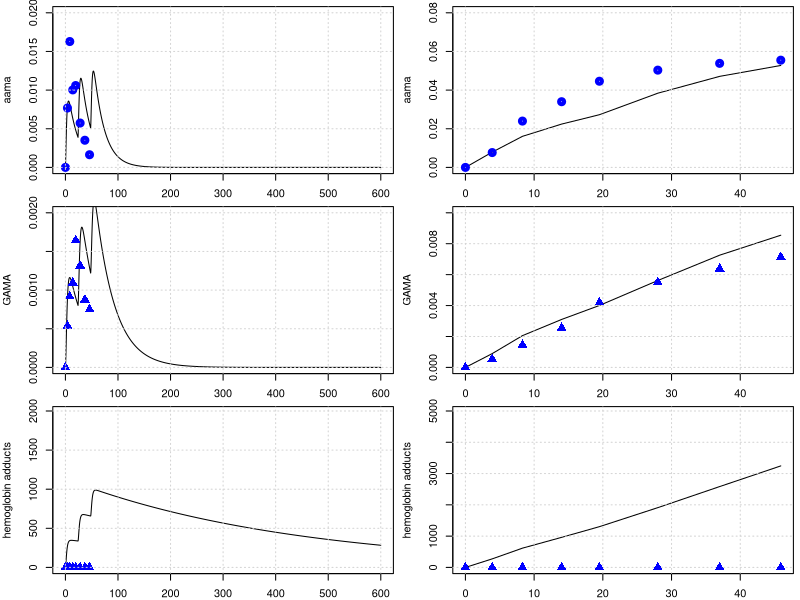
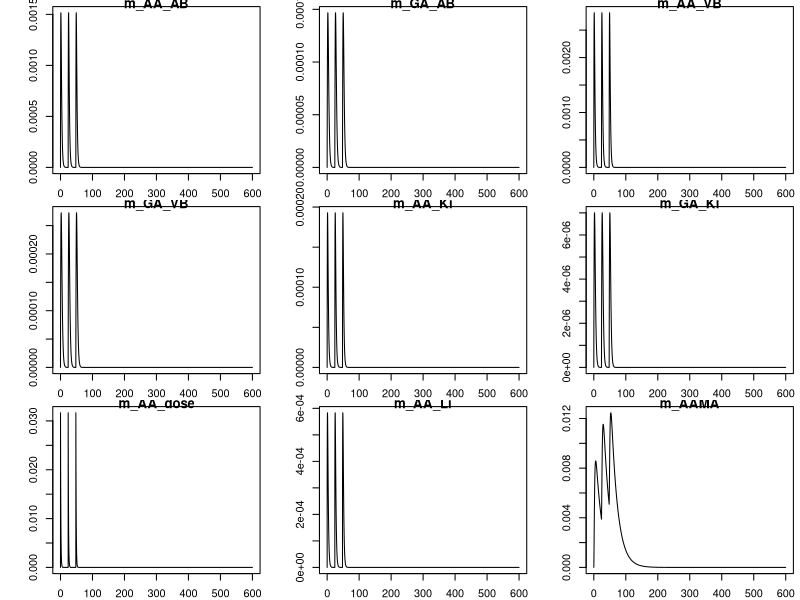
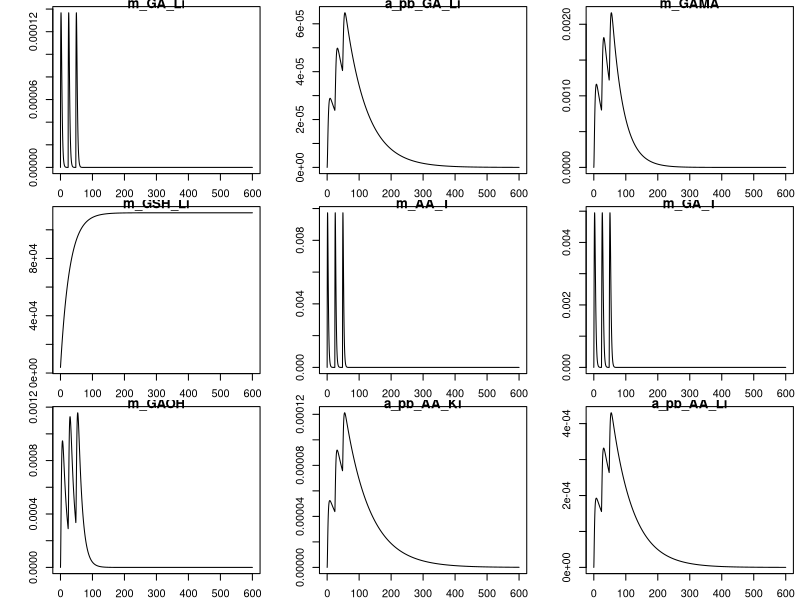
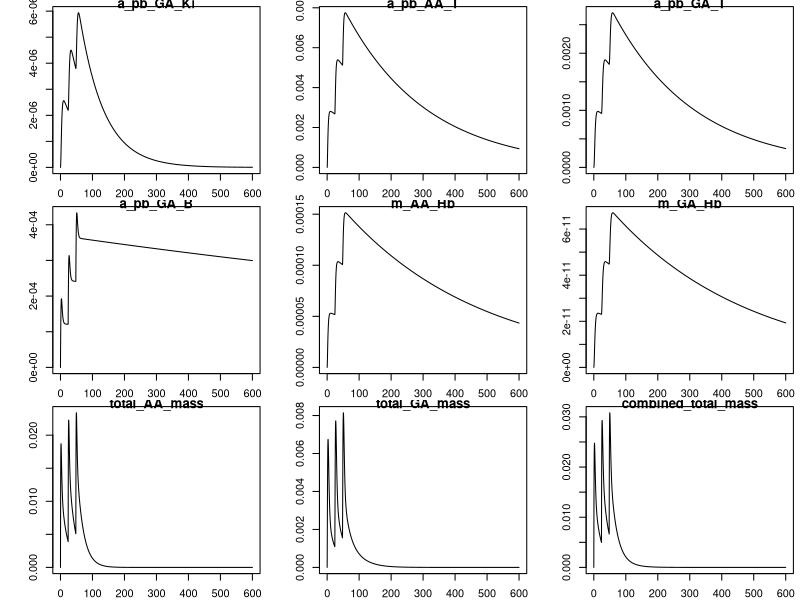
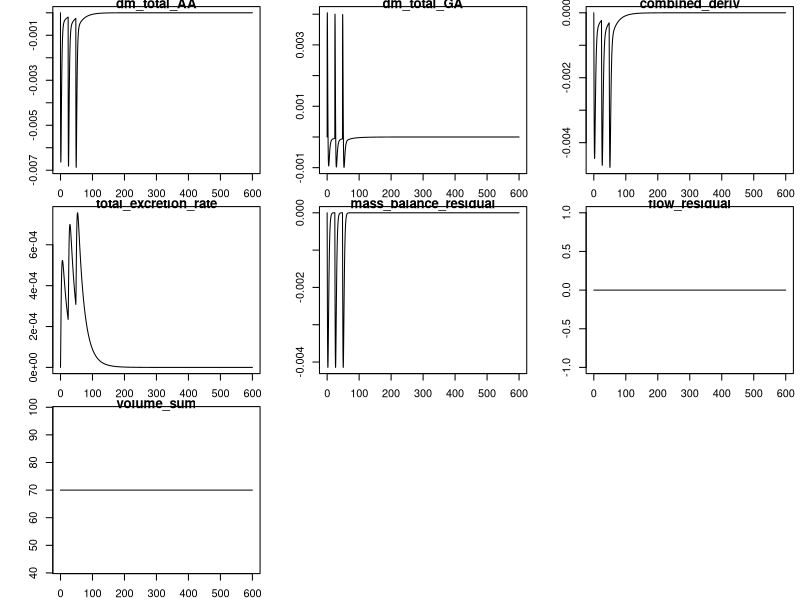

Here is the R script that generated these plots, in order:
library(deSolve)
library(minpack.lm)
graphics.off()

# body weight in kg
BW = 70 
# fractions of BW
##https://journals.sagepub.com/doi/pdf/10.1177/ANIB_32_3-4
F_B = 0.079 
F_B_AB = 0.35 #fraction: arterial blood of blood volume
F_B_VB = 0.65 #fraction: venous blood of blood volume
F_Li = 0.026
F_Ki = 0.0044
F_T = 1-(F_B+F_Li+F_Ki)
# organ volumes in L
V_AB <- BW*F_B*F_B_AB 
V_VB <- BW*F_B*F_B_VB 

V_T <- BW*F_T
V_Ki <- BW*F_Ki
V_Li <- BW*F_Li
# cardiac output in L/(kg*h)
##https://journals.sagepub.com/doi/pdf/10.1177/ANIB_32_3-4
QCC = 16        #12.5 # maybe 14 or 6.5 check?
Q_C = QCC*BW^0.75
#FQ_P = 2.5/100 Trine: We don't have a lung compartment in this model
FQ_Li = 0.255
FQ_Ki = 0.19 #total - there is also an aterial flow rate 
FQ_T = 1 -( FQ_Li + FQ_Ki) # +FQ_P) Trine: We don't have a lung compartment in this model
Q_Li <- Q_C*FQ_Li
Q_Ki <- Q_C*FQ_Ki
Q_T <- Q_C*FQ_T

MW_aa = 71   # mg/mmol
MW_ga = 87   # mg/mmol
MW_GSH = 307.32 # mg/mmol
k_0_GSH = 7   # from Sweeney paper.
MW_GSH = 307.32     # mg/mmol

# partition coefficient 
pAA_TB = .2        # Tissue::blood partition AA, Sweeney et al (2010) paper
pAA_KiB = 0.8      # Kidney::blood partition AA, Sweeney et al (2010) paper
pAA_LiB = 0.4      # liver::blood partition AA, Sweeney et al (2010) paper
# Maybe we said it earlier and these parameters are not sensitive to the model, but from which paper did you get the values of these partition coefs., 
# in the paper of Sweeney and of Li are different pAA_LiB = 0.4 and pAA_KiB = 0.8.

# reaction rate constants 
k_AAuptake = 1 #1/h

k_onAA_T = 0.028  #1/h     # we took it from Sweenney
k_onAA_B = 0.036  #1/h
k_onAA_Li = 0.71 #1/h
k_onAA_Ki = 0.13 #1/h

# from 0.23 to 0.35
k_cl_GSH = 0.035   # 1/h   #  Reed et al. 2008 'A mathematical model of glutathione metabolism'
# doi:10.1186/1742-4682-5-8

# k_onAA_GSH = 0.55 # L/(mmol h)
# check, we do not use it any more.
k_exc_AAMA = 0.049  ## ##MK Furh et al. report on Elimination half-life of AAMA as ~17.4 h, then k_exc_AAMA=0.0398 h-1#
# 'Toxicokinetics of acrylamide in humans after ingestion of a defined dose in a test meal to improve risk assessment for acrylamide carcinogenicity'
# DOI: 10.1158/1055-9965.EPI-05-0647
# 0.049 #1/h or 0.13 # this will change the shape

# Maximum velocity for enzymatic reaction 
V_max_p450 = 9 /MW_aa*BW^0.7  # mg/h  from Sweenney paper, checked!
# maximum rate of GA and AA conjugation with GSH (mg/(h BW^0.7))
Vmax_AA_GSH <- 24*BW^0.7 # from the Sweeny  fitted   mg/h

# +++++++++++++++++++++++++++++++++++++++++++++++++++++++++++++++++
# PARAMETERS FOR GA
# +++++++++++++++++++++++++++++++++++++++++++++++++++++++++++++++++
# partition coefficient
pGA_TB = 1.35 # Have been calculated from the Doerge et al 2005 paper on TK in mice
pGA_LiB = 0.63 # Have been calculated from the Doerge et al 2005 paper on TK in mice
pGA_KiB = .3

#k_onGA_GSH = 0.8 #L/(mmol h)
k_onGA_T = 0.69        #1/h
k_onGA_B = 0.108       #1/h
k_onGA_Ki = k_onAA_T/2 #1/h
k_onGA_Li = 0.115      #1/h

k_exc_GAMA = 0.027   ##MK Furh et al. report on Elimination half-life of GAMA: ~25.1 hours, then k_exc_GAMA = 0.0276 h-1##  
# 0.077 #1/h  # or 0.027 # from sweeney # 
k_exc_GAOH = 0.077     # 1/h  # from sweeney
# (removed as no longer used) k_exc_GA <- .4         # 1/h Q_Ki*0.025

# Maximum velocity for enzymatic reaction 
V_max_EH = 20 *BW^0.7  
KM_p450 = 10.0
KM_EH = 100.0
# maximum rate of GA and AA conjugation with GSH (mg/(h BW^0.7))
Vmax_GA_GSH <- 20*BW^0.7 # from the Sweeny ( Vmax_GC2 )  fitted   mg/h

KMG1 = 50  #!Km with respect to AA for GSH conjugation mg/L (from Sweeny code) 
# Trine: This should be mg. Delete the term MW_aa
# Sweeney has this parameter for rats ans 100 mg/L why did you use this number and why divived by MW??

KMGG = .1/MW_GSH        # !KM with respect to GSH for AA or GA conjugation with GSH mmol/L. Trine: should be mg/L
####and that this is 307 mg/L #This comment is wrong ignore
KMG2 = 100  #!Km with respect to GA for GSH conjugation mM. Trine: This should be mg. Delete the term MW_aa
# The same comment as for KMG1

# from the code, not from paper
KPT_Li = 0.015    # !'protein turnover rate in liver'# this is confimred in the exp. values of Sweeney
KPT_Ki = 0.013    # !'protein turnover rate in kidney'# 1/h this is 0.012 in Sweeney, I guess its not much of difference
#KPTR   = 1        # !'protein turnover rate in rpt'# this is 0.012 in Li et.al
KPTS   = 0.0039   # !'protein turnover rate in spt'# and this they have it 0.0051 Sweeney and Li 0.0012 refering to Sweeney
KPTRB  = 0.00035  # (correct by Maria)    # !'protein turnover rate in rbc'# how did we get that?
KPTPL  = 0.012    # !'protein turnover rate in plasma'# Sweeney has 0.012 for this value

kpb_Li = 0.1    #!protein binding in liver
kpbk_ki = 0.08   #!protein binding in kidney
kpbr1 = 0.08  # !protein binding in rpt
kpbs1 = 0.08   #!protein binding in spt
kpbrb1 = 0.01 # !protein binding in rbc (hemoglobin binding)
kpbpl1 = 0.01   #!protein binding in plasma 
reactratio = 2.0  #!reactivity ratio with protein, AA/GA
kpb_Li_2 = kpb_Li/reactratio    #!protein binding in liver
kpbk2 = kpbk_ki/reactratio    #!protein binding in kidney
kpbr2 = kpbr1/reactratio    #!protein binding in rpt
kpbs2 = kpbs1/reactratio    #!protein binding in spt
kpbrb2 = kpbrb1/reactratio  #!protein binding in rbc (hemoglobin binding)
kpbpl2 = kpbpl1/reactratio  #!protein binding in plasma 

K_FORM_AA_VAL = 0.01857
#  7500 * 1.6 * 10^(-10) /MW_aa    # !fmol AA-val/mg globin per mM AA-hr
# The units are given as CONSTANT   KFORMAAVAL = 7500  !fmol AA-val/mg globin per mM AA-hr
## K_FORM original = 7500 fmol/(mg globin·mM AA ·h)
# MW_AA = 71.08 mg/mmol (acrylamide)
# MW_AA–Val = 234 mg/mmol # https://www.chemicalbook.com/ChemicalProductProperty_EN_CB01305805.htm
# Analytical and Bioanalytical Chemistry (2022) 414:5805–5815
# https://doi.org/10.1007/s00216-022-04143-y
# Hb in adults (~ 150 mg/mL blood) and average blood volume is 5L
# Mglobin = Globbin poon=150 g/L×5 L=750 g hemoglobin (≈ globin) or 750,000 mg
#fmol to mol  7500 fmol = 7500 × 10⁻¹⁵ = 7.5 × 10⁻¹² mol
#mol AA-val to mg
#MW of AA-val adduct = 234.28 g/mol = 234280 mg/mol
#7.5 × 10⁻¹² mol × 234280 mg/mol = 1.76 × 10⁻⁶ mg AA-val
#Multiply by total globin
#Total globin = 150 g/L × 5 L = 750,000 mg
#1.76 × 10⁻⁶ mg per mg globin × 750,000 mg = 1.32 mg/h (per 1 mM AA)
#Convert mM AA to mg/L AA
#MW of acrylamide = 71.08 mg/mmol
#1 mM = 71.08 mg/L
#1.32 mg/h ÷ 71.08 mg/L = 0.01857 mg adduct / (mg/L AA · h)
#K_FORM_AA_VAL (converted) = 0.01857 mg adduct / (mg/L AA · h)



K_FORM_GA_VAL = 34000  * 1.6 * 10^(-10) /MW_ga   # !fmol GA-val/mg globin per mM GA-hr
#Similarly K_FORM_GA_VAL (conv) = 0.0686 mg adduct /(mg/L GA h")
K_REM_AA_VAL = 0.00231  # !removal of AA-val adducts from RBC per hr
K_REM_GA_VAL = 0.00231  # !removal of GA-val adducts from RBC per hr
# +++++++++++++++++++++++++++++++++++++++++++++++++++++++++++++++++
# create list of parameter
# +++++++++++++++++++++++++++++++++++++++++++++++++++++++++++++++++
params <- unlist(c(data.frame(pAA_TB, pAA_LiB, pAA_KiB,
                              pGA_TB, pGA_LiB, pGA_KiB,
                              k_onAA_T, k_onAA_B, k_onAA_Li,  k_onAA_Ki,
                              k_onGA_T, k_onGA_B, k_onGA_Li, k_onGA_Ki, 
                              k_exc_AAMA, k_exc_GAMA,
                              k_cl_GSH, V_max_p450, KM_p450, V_max_EH, KM_EH,
                              k_AAuptake)
))
yini <- c(m_AA_AB = 0.0, m_GA_AB = 0.0,      
          m_AA_VB = 0.0, m_GA_VB = 0.0,
          m_AA_Ki = 0.0, m_GA_Ki = 0.0, m_AA_dose = 0 ,
          m_AA_Li = 0.0, m_AAMA = 0.0, 
          m_GA_Li = 0.0, a_pb_GA_Li = 0.0,
          m_GAMA  = 0.0,       
          m_GSH_Li = k_0_GSH * V_Li * MW_GSH, 
          m_AA_T = 0.0, m_GA_T = 0.0,
          m_GAOH = 0.0, 
          a_pb_AA_Ki = 0,  a_pb_AA_Li = 0,
          a_pb_GA_Ki = 0, a_pb_AA_T = 0, 
          a_pb_GA_T = 0,
          a_pb_GA_B = 0,
          m_AA_Hb = 0.0,   # <-- AA-hemoglobin adduct
          m_GA_Hb = 0.0    # <-- GA-hemoglobin adduct
)
# ++++++++++++++++++++++++++++++++++++++++++++++++++++++++++++++++++
# PBPK model for Acrylamide (AA) with GA and mass-balance diagnostics
# ++++++++++++++++++++++++++++++++++++++++++++++++++++++++++++++++++
PBPKmodelAA <- function(t, state, parameter) {
  with(as.list(c(t, state, parameter)), {
    
    #----#---#  Model for AA  #---#---#
    # concentrations blood in the organs in mg/L
    c_AA_AB <- m_AA_AB / V_AB
    c_AA_VB <- m_AA_VB / V_VB
    c_AA_T  <- m_AA_T  / V_T
    c_AA_Li <- m_AA_Li / V_Li   
    c_AA_Ki <- m_AA_Ki / V_Ki
    
    c_GSH_Li <- m_GSH_Li / V_Li
    
    # units checked -> mg/h
    dm_AA_dose <- - k_AAuptake * m_AA_dose
    
    # Blood
    # units checked -> mg/h
    dm_AA_AB <- Q_C * (c_AA_VB - c_AA_AB) - k_onAA_B * m_AA_AB
    # suggest to change from - k_onAA_B * m_AA_AB to - k_onAA_B * c_AA_AB * V_AB
    dm_AA_VB <- Q_T * (c_AA_T / pAA_TB) + Q_Li * (c_AA_Li / pAA_LiB) + Q_Ki * (c_AA_Ki / pAA_KiB) -
      Q_C * c_AA_VB - k_onAA_B * m_AA_VB
    # similar change from suggest to change from - k_onAA_B * m_AA_VB to - k_onAA_B * c_AA_VB * V_VB
    # overall turnover / bound pool in blood (diagnostic of binding turnover)
    
    # I suggest we write that
    #V_RBC_AB <- V_AB * F_BC
    #V_RBC_VB <- V_VB * F_BC
    #F_BC <- 0.44  # Fraction of blood volume that is RBCs, Hematocrit
    
    # RBC volumes in arterial and venous blood
    #c_pb_AA_AB <- a_pb_AA_AB / V_RBC_AB  
    #c_pb_AA_VB <- a_pb_AA_VB / V_RBC_VB  
    
    # Arterial RBC binding, turn over and exchange
    #da_pb_AA_AB <- kpbrb1 * c_AA_AB * V_RBC_AB - a_pb_AA_AB * KPTRB + Q_C * (c_pb_AA_VB - c_pb_AA_AB)
    
    # Venous RBC binding 
    #da_pb_AA_VB <- kpbrb1 * c_AA_VB * V_RBC_VB - a_pb_AA_VB * KPTRB + Q_C * (c_pb_AA_AB - c_pb_AA_VB)
    
    
    # !terminal valine hemoglobin adducts
    dm_AA_Hb <- K_FORM_AA_VAL * c_AA_VB - K_REM_AA_VAL * m_AA_Hb
    
    
    
    
    # Kidney
    dm_AA_Ki <- Q_Ki * c_AA_AB - Q_Ki * (c_AA_Ki / pAA_KiB) - k_onAA_Ki * m_AA_Ki
    # protein turnover AA in Kidney
    da_pb_AA_Ki <- kpbk_ki * m_AA_Ki - a_pb_AA_Ki * KPT_Ki
    
    # liver metabolism (AA -> GA via P450 and AA -> AAMA via GSH conjugation)
    metAA_GSH  <- Vmax_AA_GSH * c_AA_Li * c_GSH_Li / ((KMG1 + c_AA_Li) * (KMGG + c_GSH_Li))
    metAA_P450 <- V_max_p450 * MW_aa * c_AA_Li / (KM_p450 + c_AA_Li)
    
    # Liver mass balance for AA
    dm_AA_Li <- Q_Li * (c_AA_AB - c_AA_Li / pAA_LiB) + k_AAuptake * m_AA_dose -
      k_onAA_Li * m_AA_Li - metAA_P450 - metAA_GSH
    # protein turnover AA in Liver
    da_pb_AA_Li <- kpb_Li * m_AA_Li - a_pb_AA_Li * KPT_Li
    
    # Tissue
    dm_AA_T <- Q_T * (c_AA_AB - c_AA_T / pAA_TB) - k_onAA_T * m_AA_T
    # protein turnover AA in Tissue
    da_pb_AA_T <- kpbs1 * m_AA_T - a_pb_AA_T * KPTS
    
    # Urine / metabolite AAMA (from AA via GSH conjugation)
    dm_AAMA <- metAA_GSH - m_AAMA * k_exc_AAMA
    
    
    ########################################################################################
    #-GA-#-GA-#  Model for GA  #-GA-#-GA-#    
    # concentrations blood in the organs in mg/L
    c_GA_AB <- m_GA_AB / V_AB
    c_GA_VB <- m_GA_VB / V_VB
    c_GA_T  <- m_GA_T  / V_T
    c_GA_Li <- m_GA_Li / V_Li
    c_GA_Ki <- m_GA_Ki / V_Ki
    
    # Blood
    dm_GA_AB <- Q_C * (c_GA_VB - c_GA_AB) - k_onGA_B * m_GA_AB
    dm_GA_VB <- Q_T * (c_GA_T / pGA_TB) + Q_Li * (c_GA_Li / pGA_LiB) + Q_Ki * (c_GA_Ki / pGA_KiB) -
      Q_C * c_GA_VB - k_onGA_B * m_GA_VB
    
    # overall turnover / bound pool in blood (diagnostic of binding turnover)
    da_pb_GA_B <- k_onGA_B * c_GA_AB - a_pb_GA_B * KPTRB + Q_C * (c_GA_VB - c_GA_AB)
    
    # hemoglobin
    dm_GA_Hb <- K_FORM_GA_VAL * c_GA_VB - K_REM_GA_VAL * m_GA_Hb
    
    
    # Kidney
    dm_GA_Ki <- Q_Ki * c_GA_AB - Q_Ki * (c_GA_Ki / pGA_KiB) - k_onGA_Ki * m_GA_Ki
    da_pb_GA_Ki <- kpbk_ki * m_GA_Ki - a_pb_GA_Ki * KPT_Ki
    
    # Liver metabolism for GA (and formation from AA via p450)
    metGA_GSH <- Vmax_GA_GSH * c_GSH_Li * c_GA_Li / ((c_GA_Li + KMG2) * (c_GSH_Li + KMGG))
    metGA_EH  <- V_max_EH  * c_GA_Li / (KM_EH + c_GA_Li)
    
    dm_GA_Li <- Q_Li * (c_GA_AB - c_GA_Li / pGA_LiB) - k_onGA_Li * m_GA_Li +
      metAA_P450 - metGA_GSH - metGA_EH
    # protein turnover GA in Liver
    da_pb_GA_Li <- kpb_Li_2 * m_GA_Li - a_pb_GA_Li * KPT_Li
    
    # GA metabolites (excretable)
    dm_GAMA  <- metGA_GSH - m_GAMA * k_exc_GAMA
    dm_GAOH  <- metGA_EH  - m_GAOH * k_exc_GAOH
    
    # Tissue
    dm_GA_T <- Q_T * (c_GA_AB - c_GA_T / pGA_TB) - k_onGA_T * m_GA_T
    da_pb_GA_T <- kpbs2 * m_GA_T - a_pb_GA_T * KPTS
    
    # GSH pool in liver (consumed by both AA and GA conjugation)
    dm_GSH_Li <- k_0_GSH * V_Li * MW_GSH - k_cl_GSH * m_GSH_Li - metAA_GSH - metGA_GSH
    
    
    
    
    # -------------------------------------------------------------------------
    # Mass-balance diagnostics (do not change dynamics; returned as named outputs)
    # Total mass pools (AA, GA, and combined AA+GA + metabolites)
    total_AA_mass <- m_AA_AB + m_AA_VB + m_AA_T + m_AA_Li + m_AA_Ki + m_AAMA
    total_GA_mass <- m_GA_AB + m_GA_VB + m_GA_T + m_GA_Li + m_GA_Ki + m_GAMA + m_GAOH
    
    # Rate of change of total AA (sum of AA derivatives)
    dm_total_AA <- dm_AA_dose + dm_AA_AB + dm_AA_VB + dm_AA_T + dm_AA_Li + dm_AA_Ki + dm_AAMA
    # Rate of change of total GA (sum of GA derivatives)
    dm_total_GA <- dm_GA_AB + dm_GA_VB + dm_GA_T + dm_GA_Li + dm_GA_Ki + dm_GAMA + dm_GAOH
    
    # Combined pool derivative (AA + GA + excretable metabolites)
    combined_deriv <- dm_total_AA + dm_total_GA
    
    # Total excretion (rate at which mass leaves the modeled system)
    total_excretion_rate <- m_AAMA * k_exc_AAMA + m_GAMA * k_exc_GAMA + m_GAOH * k_exc_GAOH
    
    # For perfect mass conservation: combined_deriv + total_excretion_rate should be ~ 0
    # (because conversions AA->GA are internal transfers; only excretion removes mass)
    mass_balance_residual <- combined_deriv + total_excretion_rate
    
    # Flow/volume diagnostics
    flow_residual <- Q_C - (Q_T + Q_Li + Q_Ki)   # if non-zero, flows don't sum to cardiac output
    volume_sum    <- V_AB + V_VB + V_T + V_Li + V_Ki  # check if sum matches expected total blood/tissue volume
    
    # -------------------------------------------------------------------------
    # Return: first element must be vector of derivatives (in the same order as `state`)
    derivs <- c(
      dm_AA_AB,    dm_GA_AB,   
      dm_AA_VB,    dm_GA_VB,
      dm_AA_Ki,    dm_GA_Ki,   dm_AA_dose,
      dm_AA_Li,    dm_AAMA,
      dm_GA_Li,    da_pb_GA_Li, dm_GAMA,
      dm_GSH_Li,   dm_AA_T,     dm_GA_T,
      dm_GAOH,
      da_pb_AA_Ki, da_pb_AA_Li,
      da_pb_GA_Ki, da_pb_AA_T, 
      da_pb_GA_T,
      da_pb_GA_B,
      dm_AA_Hb ,   # <-- AA-hemoglobin adduct
      dm_GA_Hb     # <-- GA-hemoglobin adduct
    )
    
    # Named diagnostics returned as additional items (deSolve will include them in output)
    return(list(
      derivs,
      total_AA_mass = total_AA_mass,
      total_GA_mass = total_GA_mass,
      combined_total_mass = total_AA_mass + total_GA_mass,
      dm_total_AA = dm_total_AA,
      dm_total_GA = dm_total_GA,
      combined_deriv = combined_deriv,
      total_excretion_rate = total_excretion_rate,
      mass_balance_residual = mass_balance_residual,
      flow_residual = flow_residual,
      volume_sum = volume_sum
    ))
  })
}
PBPKmodelAA <- compiler::cmpfun(PBPKmodelAA)

# ++++++++++++++++++++++++++++++++++++++++++++++++++++++++++++++++++
# manual readout from Kopp and Dekant 2009
# ++++++++++++++++++++++++++++++++++++++++++++++++++++++++++++++++++

n_days = 5  # simulate for 5 days

times <- seq(from = 0, to = n_days * 24 * 5 , by = 0.1)
diet <- data.frame(var = "m_AA_dose", method = "add",
                   time = 24* c(0:(n_days/2)),  value = 0.5 *BW /1000 )  # dose of 0.05 microg/kg bw
out <- ode(y = yini, times = times, func = PBPKmodelAA, parms = params, events = list(data = diet))
yobs_urine <- data.frame(
  time = c(0.0, 3.9, 8.3, 14, 19.5, 28, 37, 45.9),
  AAMA = c(0.0/1000000, 32.8/1000000, 69.5/1000000, 42.8/1000000, 45.2/1000000, 24.5/1000000, 15/1000000, 7/1000000)*234.28, #https://pubchem.ncbi.nlm.nih.gov/compound/N-Acetyl-S-_2-carbamoylethyl_-L-cysteine
  GAMA = c(0.0, 2.15*1e-6, 3.66*1e-6, 4.38*1e-6, 6.57*1e-6, 5.26*1e-6, 3.50*1e-6, 3.0*1e-6)*250.27
)

# plot for AAMA in urinary
par(mfrow=c(3,2),mar=c(2,4,.5,.5))
plot(out[,'time'], out[,'m_AAMA']   ,type = 'l',xlab = 'time', ylab = 'aama', ylim = c(0,.02) )
points(yobs_urine$time, yobs_urine$AAMA , col="blue", lwd = 4) ; grid()
time_points_measure_unrine = c(1, 40, 84, 141, 196, 280 , 371, 460)
tamtam = out[,'m_AAMA'][time_points_measure_unrine ]
plot(yobs_urine$time, cumsum( tamtam ),type = 'l', ylab = 'aama', ylim = c(0,.08), xlab = 'time' ); grid()
points(yobs_urine$time, cumsum(yobs_urine$AAMA) , col="blue", lwd = 4)

# plot for GAMA 
plot(out[,'time'], out[,'m_GAMA']  ,type = 'l',xlab = '', ylab = 'GAMA', ylim = c(0,.002) )
points(yobs_urine$time, yobs_urine$GAMA , col="blue", cex = 1.5, pch = 17); grid()
time_points_measure_unrine = c(1, 40, 84, 141, 196, 280 , 371, 460)
tamtam = out[,'m_GAMA'][time_points_measure_unrine ]
plot(yobs_urine$time, cumsum( tamtam ),type = 'l',xlab = '', ylab = 'GAMA', ylim = c(0,.01) ); grid()
points(yobs_urine$time, cumsum(yobs_urine$GAMA) , col="blue",cex = 1.5, pch = 17)



# plot for hemoglobin adducts AA 

# This plot is not correct, we plot together two different Biomarkers does it make sens?
# Also there is an error with the [time_points_measure_unrine], it extracts row indices 
# and not times the plot is not correct....

plot(out[,'time'], out[,'m_AA_Hb']* 6.53 * 10^6
     ,type = 'l',xlab = '', ylab = 'hemoglobin adducts', ylim = c(0, 2*max(out[,'m_AA_Hb'] ))* 6.53 * 10^6 )
points(yobs_urine$time, yobs_urine$GAMA , col="blue", cex = 1.5, pch = 17); grid()
time_points_measure_unrine = c(1, 40, 84, 141, 196, 280 , 371, 460)
tamtam = out[,'m_AA_Hb'][time_points_measure_unrine ]* 6.53 * 10^6
plot(yobs_urine$time, cumsum( tamtam ),type = 'l',xlab = '', ylab = 'hemoglobin adducts', 
     ylim = c(0, 5*max(out[,'m_AA_Hb']) )* 6.53 * 10^6 ); grid()
points(yobs_urine$time, cumsum(yobs_urine$GAMA) , col="blue",cex = 1.5, pch = 17)




cat('Press ENTER to plot more:............'); plot(out)
